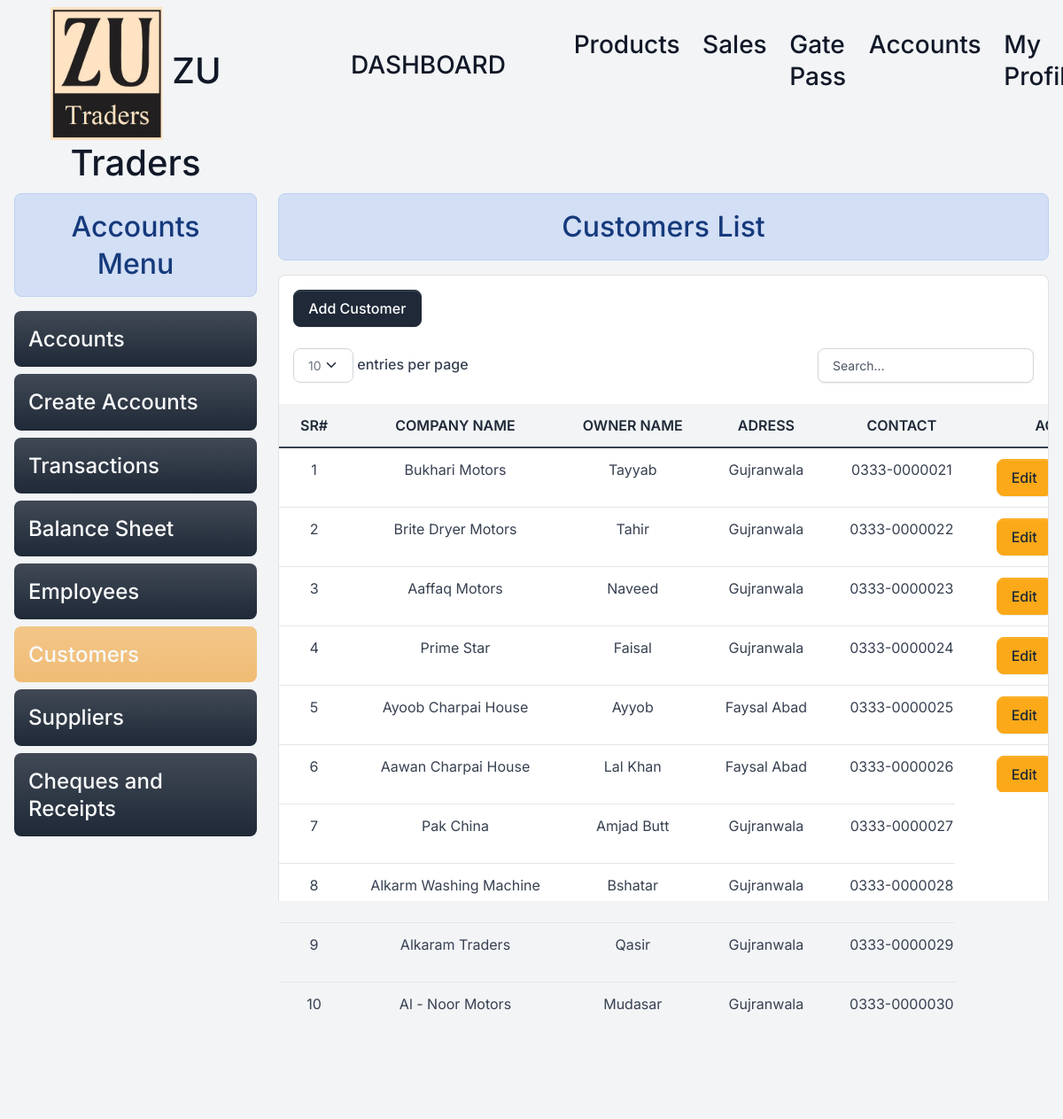
The page /customers/ (signed in) on the database its author committed.
### home/models.py (models this page shows, shortened)
class Customer(models.Model):
    coname=models.CharField(max_length=255)
    name=models.CharField(max_length=255)
    adress=models.CharField(max_length=255)
    contact=models.CharField(max_length=12,null=True,unique=True,blank=True)
    is_deleted = models.BooleanField(default=False)

### home/views/customers.py (the view)
# urls.py: path('customers/', customers.customer , name="customers"),
@login_required
@permission_required('home.view_customer', login_url='/login/')
def customer(request):
    customers=Customer.objects.filter(is_deleted=False)
    data={'customers':customers}
    return render(request,"customers/customer_home.html",data)

### home/templatetags/custom_filters.py (called while the page is built)
@register.filter(name='capitalize_after_space')
def capitalize_after_space(value):
    if not isinstance(value, str):
        value=str(value)
        return ' '.join([word.capitalize() for word in value.split()])
    return ' '.join([word.capitalize() for word in value.split()])

### templates/customers/customer_home.html (shortened to what this page needs)
{% extends 'base.html' %} {% load custom_filters %}
{% load custom_filters %}
{% block content %}
<div class="container-fluid">
<div class="row">
  {% include 'accounts/accounts_menu.html' %}
  <div class="col-9">
    <h2 class="text-center alert alert-info">Customers List</h2>
    <div class="card py">
      {% if perms.home.add_customer %}
      <a href="{% url 'addcustomer' %}" class=" fs-6 btn btn-primary col-2 m-3">Add Customer</a>
      {% endif %}
      <div class="table-responsive py-2">
        {% if customers%}
        <table class="table table-flush" id="datatable">
          <thead class="thead-light">
            <tr>
              <th class="border-bottom fw-bolder text-center fs-6" scope="col">
                Sr#
              </th>
              <th class="border-bottom fw-bolder text-center fs-6" scope="col">
                Company Name
              </th>
              <th class="border-bottom fw-bolder text-center fs-6" scope="col">
                Owner Name
              </th>
              <th class="border-bottom fw-bolder text-center fs-6" scope="col">
                Adress
              </th>
              <th class="border-bottom fw-bolder text-center fs-6" scope="col">
                Contact
              </th>
              <th class="border-bottom fw-bolder text-center fs-6" scope="col">
                Action
              </th>
            </tr>
          </thead>
          <tbody>
            {% for customer in customers %}
            <tr id="supplier-{{ supplier.id }}">
              <td class="text-center fs-6">{{ forloop.counter }}</td>
              <td class="text-center fs-6">{{ customer.coname|capitalize_after_space }}</td>
              <td class="text-center fs-6">{{ customer.name|capitalize_after_space }}</td>
              <td class="text-center fs-6">{{ customer.adress|capitalize_after_space }}</td>
              <td class="text-center fs-6">{{ customer.contact }}</td>
              <td class="text-center">
                {% if perms.home.change_customer %}
                <a class="btn btn-warning fs-6" href="{% url 'editcustomer' customer.id %}">Edit</a>
                {% else %}
                <p>No edit permission </p>
                {% endif%}
              </td>
            </tr>
            {% endfor %}
          </tbody>
        </table>
        {% else %}
        <h4 class="text-center alert alert-warning">No Record Found</h4>
        {% endif %}
      </div>
    </div>
  </div>
</div>
</div>
{% endblock content %}

### static/assets/default/css/style.css (style rules this page uses)
html, body { height: 100%; width: 100%; max-height: 100%; overflow: auto; display: flex; flex-direction: column; }

### rows shown on the page
Customer: coname "Bukhari Motors", name "Tayyab", adress "Gujranwala", contact "0333-0000021", shows "Edit"
Customer: coname "Brite Dryer Motors", name "Tahir", adress "Gujranwala", contact "0333-0000022", shows "Edit"
Customer: coname "Aaffaq Motors", name "Naveed", adress "Gujranwala", contact "0333-0000023", shows "Edit"
Customer: coname "Prime Star", name "Faisal", adress "Gujranwala", contact "0333-0000024", shows "Edit"
Customer: coname "Ayoob Charpai House", name "Ayyob", adress "Faysal Abad", contact "0333-0000025", shows "Edit"
Customer: coname "Aawan Charpai House", name "Lal Khan", adress "Faysal Abad", contact "0333-0000026", shows "Edit"
Customer: coname "Pak China", name "Amjad Butt", adress "Gujranwala", contact "0333-0000027"
Customer: coname "Alkarm Washing Machine", name "Bshatar", adress "Gujranwala", contact "0333-0000028"
Customer: coname "Alkaram Traders", name "Qasir", adress "Gujranwala", contact "0333-0000029"
Customer: coname "Al - Noor Motors", name "Mudasar", adress "Gujranwala", contact "0333-0000030"
